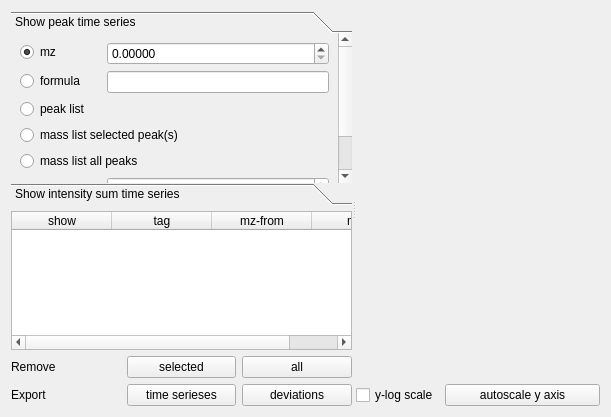
<?xml version="1.0" encoding="UTF-8"?>
<ui version="4.0">
 <class>Form</class>
 <widget class="QWidget" name="Form">
  <property name="geometry">
   <rect>
    <x>0</x>
    <y>0</y>
    <width>611</width>
    <height>417</height>
   </rect>
  </property>
  <property name="windowTitle">
   <string>Form</string>
  </property>
  <layout class="QVBoxLayout" name="verticalLayout">
   <item>
    <widget class="QSplitter" name="splitter">
     <property name="orientation">
      <enum>Qt::Horizontal</enum>
     </property>
     <widget class="QWidget" name="layoutWidget_3">
      <layout class="QVBoxLayout" name="verticalLayout_17">
       <item>
        <widget class="QToolBox" name="toolBox">
         <property name="sizePolicy">
          <sizepolicy hsizetype="Preferred" vsizetype="Maximum">
           <horstretch>0</horstretch>
           <verstretch>0</verstretch>
          </sizepolicy>
         </property>
         <property name="currentIndex">
          <number>0</number>
         </property>
         <property name="tabSpacing">
          <number>0</number>
         </property>
         <widget class="QWidget" name="showPeakPage">
          <property name="geometry">
           <rect>
            <x>0</x>
            <y>0</y>
            <width>314</width>
            <height>182</height>
           </rect>
          </property>
          <property name="sizePolicy">
           <sizepolicy hsizetype="Preferred" vsizetype="Maximum">
            <horstretch>0</horstretch>
            <verstretch>0</verstretch>
           </sizepolicy>
          </property>
          <attribute name="label">
           <string>Show peak time series</string>
          </attribute>
          <layout class="QFormLayout" name="formLayout">
           <item row="0" column="0">
            <widget class="QRadioButton" name="mzRadioButton">
             <property name="text">
              <string>mz</string>
             </property>
             <property name="checked">
              <bool>true</bool>
             </property>
            </widget>
           </item>
           <item row="0" column="1">
            <widget class="QDoubleSpinBox" name="mzDoubleSpinBox">
             <property name="sizePolicy">
              <sizepolicy hsizetype="Preferred" vsizetype="Fixed">
               <horstretch>0</horstretch>
               <verstretch>0</verstretch>
              </sizepolicy>
             </property>
             <property name="decimals">
              <number>5</number>
             </property>
             <property name="maximum">
              <double>999.990000000000009</double>
             </property>
             <property name="stepType">
              <enum>QAbstractSpinBox::AdaptiveDecimalStepType</enum>
             </property>
            </widget>
           </item>
           <item row="1" column="0">
            <widget class="QRadioButton" name="formulaRadioButton">
             <property name="text">
              <string>formula</string>
             </property>
            </widget>
           </item>
           <item row="1" column="1">
            <widget class="QLineEdit" name="formulaLineEdit">
             <property name="sizePolicy">
              <sizepolicy hsizetype="Preferred" vsizetype="Fixed">
               <horstretch>0</horstretch>
               <verstretch>0</verstretch>
              </sizepolicy>
             </property>
            </widget>
           </item>
           <item row="2" column="0">
            <widget class="QRadioButton" name="peakListRadioButton">
             <property name="sizePolicy">
              <sizepolicy hsizetype="Preferred" vsizetype="Fixed">
               <horstretch>0</horstretch>
               <verstretch>0</verstretch>
              </sizepolicy>
             </property>
             <property name="text">
              <string>peak list</string>
             </property>
            </widget>
           </item>
           <item row="3" column="0" colspan="2">
            <widget class="QRadioButton" name="selectedMassListRadioButton">
             <property name="sizePolicy">
              <sizepolicy hsizetype="Preferred" vsizetype="Fixed">
               <horstretch>0</horstretch>
               <verstretch>0</verstretch>
              </sizepolicy>
             </property>
             <property name="text">
              <string>mass list selected peak(s)</string>
             </property>
             <property name="checked">
              <bool>false</bool>
             </property>
            </widget>
           </item>
           <item row="4" column="0" colspan="2">
            <widget class="QRadioButton" name="massListRadioButton">
             <property name="sizePolicy">
              <sizepolicy hsizetype="Preferred" vsizetype="Fixed">
               <horstretch>0</horstretch>
               <verstretch>0</verstretch>
              </sizepolicy>
             </property>
             <property name="text">
              <string>mass list all peaks</string>
             </property>
            </widget>
           </item>
           <item row="5" column="0">
            <widget class="QLabel" name="label_22">
             <property name="text">
              <string>&lt;html&gt;&lt;head/&gt;&lt;body&gt;&lt;p&gt;tolerance(ppm)&lt;/p&gt;&lt;/body&gt;&lt;/html&gt;</string>
             </property>
            </widget>
           </item>
           <item row="5" column="1">
            <widget class="QDoubleSpinBox" name="rtolDoubleSpinBox">
             <property name="sizePolicy">
              <sizepolicy hsizetype="Preferred" vsizetype="Fixed">
               <horstretch>0</horstretch>
               <verstretch>0</verstretch>
              </sizepolicy>
             </property>
             <property name="minimum">
              <double>0.010000000000000</double>
             </property>
             <property name="maximum">
              <double>99.989999999999995</double>
             </property>
             <property name="stepType">
              <enum>QAbstractSpinBox::AdaptiveDecimalStepType</enum>
             </property>
             <property name="value">
              <double>1.000000000000000</double>
             </property>
            </widget>
           </item>
           <item row="6" column="0" colspan="2">
            <widget class="QPushButton" name="calcPeakPushButton">
             <property name="sizePolicy">
              <sizepolicy hsizetype="Preferred" vsizetype="Fixed">
               <horstretch>0</horstretch>
               <verstretch>0</verstretch>
              </sizepolicy>
             </property>
             <property name="text">
              <string>Calc time series</string>
             </property>
            </widget>
           </item>
          </layout>
         </widget>
         <widget class="QWidget" name="page_4">
          <property name="geometry">
           <rect>
            <x>0</x>
            <y>0</y>
            <width>314</width>
            <height>91</height>
           </rect>
          </property>
          <attribute name="label">
           <string>Show intensity sum time series</string>
          </attribute>
          <layout class="QFormLayout" name="formLayout_2">
           <item row="0" column="0">
            <widget class="QLabel" name="label">
             <property name="text">
              <string>left</string>
             </property>
            </widget>
           </item>
           <item row="0" column="1">
            <widget class="QDoubleSpinBox" name="rangeMinDoubleSpinBox">
             <property name="decimals">
              <number>5</number>
             </property>
             <property name="maximum">
              <double>999.990000000000009</double>
             </property>
             <property name="stepType">
              <enum>QAbstractSpinBox::AdaptiveDecimalStepType</enum>
             </property>
            </widget>
           </item>
           <item row="1" column="0">
            <widget class="QLabel" name="label_2">
             <property name="text">
              <string>right</string>
             </property>
            </widget>
           </item>
           <item row="1" column="1">
            <widget class="QDoubleSpinBox" name="rangeMaxDoubleSpinBox">
             <property name="decimals">
              <number>5</number>
             </property>
             <property name="maximum">
              <double>9999.989999999999782</double>
             </property>
             <property name="stepType">
              <enum>QAbstractSpinBox::AdaptiveDecimalStepType</enum>
             </property>
            </widget>
           </item>
           <item row="2" column="0" colspan="2">
            <widget class="QPushButton" name="calcRangePushButton">
             <property name="text">
              <string>Calc time series</string>
             </property>
            </widget>
           </item>
          </layout>
         </widget>
        </widget>
       </item>
       <item>
        <widget class="QTableWidget" name="tableWidget">
         <property name="sizePolicy">
          <sizepolicy hsizetype="Preferred" vsizetype="Preferred">
           <horstretch>0</horstretch>
           <verstretch>0</verstretch>
          </sizepolicy>
         </property>
         <property name="sizeAdjustPolicy">
          <enum>QAbstractScrollArea::AdjustIgnored</enum>
         </property>
         <property name="editTriggers">
          <set>QAbstractItemView::NoEditTriggers</set>
         </property>
         <property name="horizontalScrollMode">
          <enum>QAbstractItemView::ScrollPerPixel</enum>
         </property>
         <attribute name="horizontalHeaderStretchLastSection">
          <bool>true</bool>
         </attribute>
         <column>
          <property name="text">
           <string>show</string>
          </property>
         </column>
         <column>
          <property name="text">
           <string>tag</string>
          </property>
         </column>
         <column>
          <property name="text">
           <string>mz-from</string>
          </property>
         </column>
         <column>
          <property name="text">
           <string>mz-to</string>
          </property>
         </column>
        </widget>
       </item>
       <item>
        <layout class="QHBoxLayout" name="horizontalLayout_16">
         <item>
          <widget class="QLabel" name="label_23">
           <property name="sizePolicy">
            <sizepolicy hsizetype="Preferred" vsizetype="Preferred">
             <horstretch>0</horstretch>
             <verstretch>0</verstretch>
            </sizepolicy>
           </property>
           <property name="text">
            <string>Remove</string>
           </property>
          </widget>
         </item>
         <item>
          <widget class="QPushButton" name="removeSelectedPushButton">
           <property name="sizePolicy">
            <sizepolicy hsizetype="Preferred" vsizetype="Fixed">
             <horstretch>0</horstretch>
             <verstretch>0</verstretch>
            </sizepolicy>
           </property>
           <property name="text">
            <string>selected</string>
           </property>
          </widget>
         </item>
         <item>
          <widget class="QPushButton" name="removeAllPushButton">
           <property name="sizePolicy">
            <sizepolicy hsizetype="Preferred" vsizetype="Fixed">
             <horstretch>0</horstretch>
             <verstretch>0</verstretch>
            </sizepolicy>
           </property>
           <property name="text">
            <string>all</string>
           </property>
          </widget>
         </item>
        </layout>
       </item>
       <item>
        <layout class="QHBoxLayout" name="horizontalLayout">
         <item>
          <widget class="QLabel" name="label_3">
           <property name="text">
            <string>Export</string>
           </property>
          </widget>
         </item>
         <item>
          <widget class="QPushButton" name="exportTimeseriesPushButton">
           <property name="sizePolicy">
            <sizepolicy hsizetype="Preferred" vsizetype="Fixed">
             <horstretch>0</horstretch>
             <verstretch>0</verstretch>
            </sizepolicy>
           </property>
           <property name="text">
            <string>time serieses</string>
           </property>
          </widget>
         </item>
         <item>
          <widget class="QPushButton" name="exportDeviationPushButton">
           <property name="text">
            <string>deviations</string>
           </property>
          </widget>
         </item>
        </layout>
       </item>
      </layout>
     </widget>
     <widget class="QWidget" name="layoutWidget">
      <layout class="QVBoxLayout" name="verticalLayout_18">
       <item>
        <widget class="QWidget" name="widget" native="true">
         <property name="sizePolicy">
          <sizepolicy hsizetype="Preferred" vsizetype="Expanding">
           <horstretch>0</horstretch>
           <verstretch>0</verstretch>
          </sizepolicy>
         </property>
        </widget>
       </item>
       <item>
        <layout class="QHBoxLayout" name="horizontalLayout_24">
         <item>
          <widget class="QCheckBox" name="logScaleCheckBox">
           <property name="sizePolicy">
            <sizepolicy hsizetype="Maximum" vsizetype="Fixed">
             <horstretch>0</horstretch>
             <verstretch>0</verstretch>
            </sizepolicy>
           </property>
           <property name="text">
            <string>y-log scale</string>
           </property>
          </widget>
         </item>
         <item>
          <widget class="QPushButton" name="rescalePushButton">
           <property name="sizePolicy">
            <sizepolicy hsizetype="Preferred" vsizetype="Fixed">
             <horstretch>0</horstretch>
             <verstretch>0</verstretch>
            </sizepolicy>
           </property>
           <property name="text">
            <string>autoscale y axis</string>
           </property>
          </widget>
         </item>
        </layout>
       </item>
      </layout>
     </widget>
    </widget>
   </item>
  </layout>
 </widget>
 <resources/>
 <connections/>
</ui>
